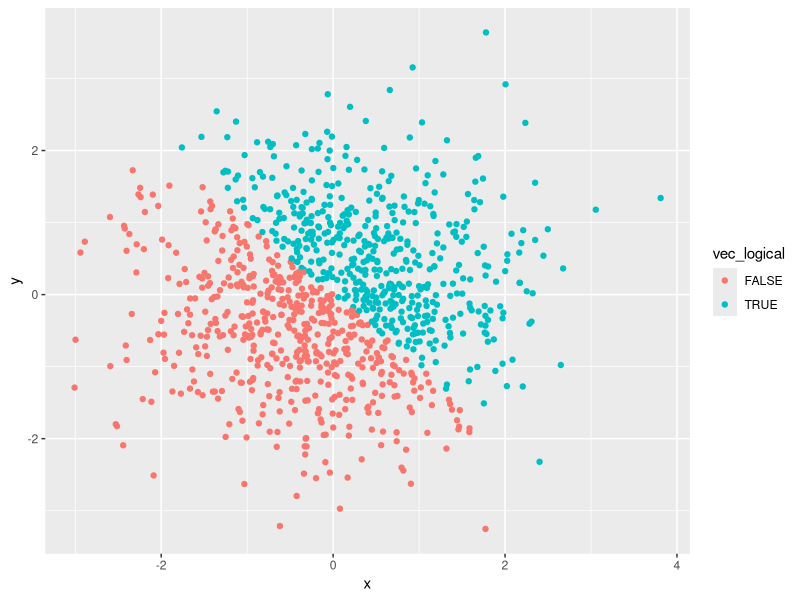
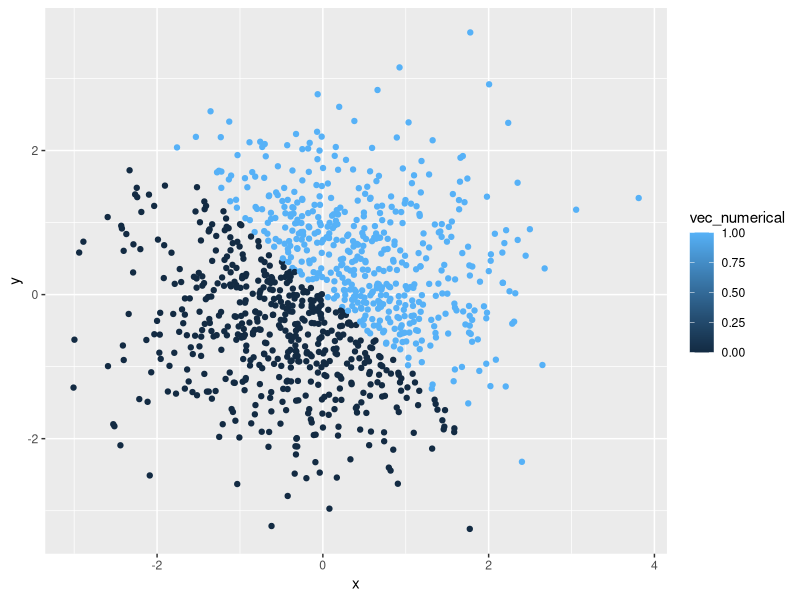
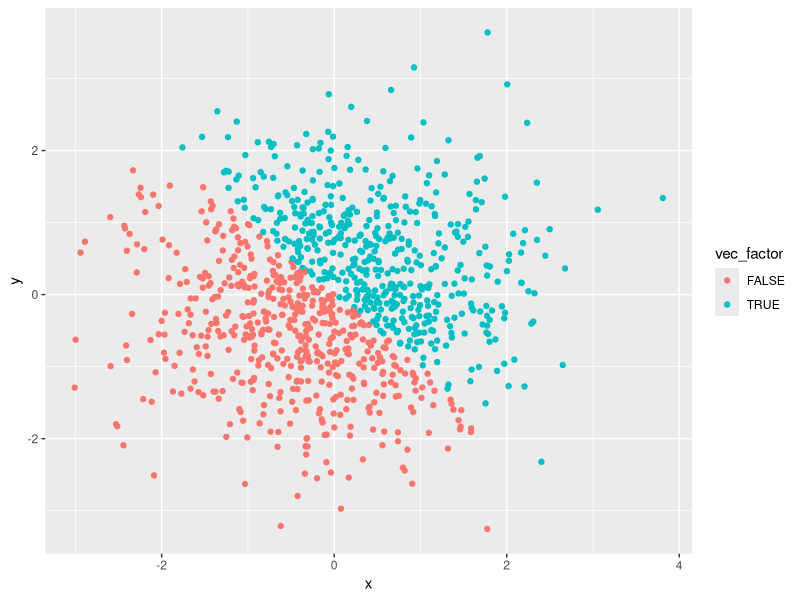
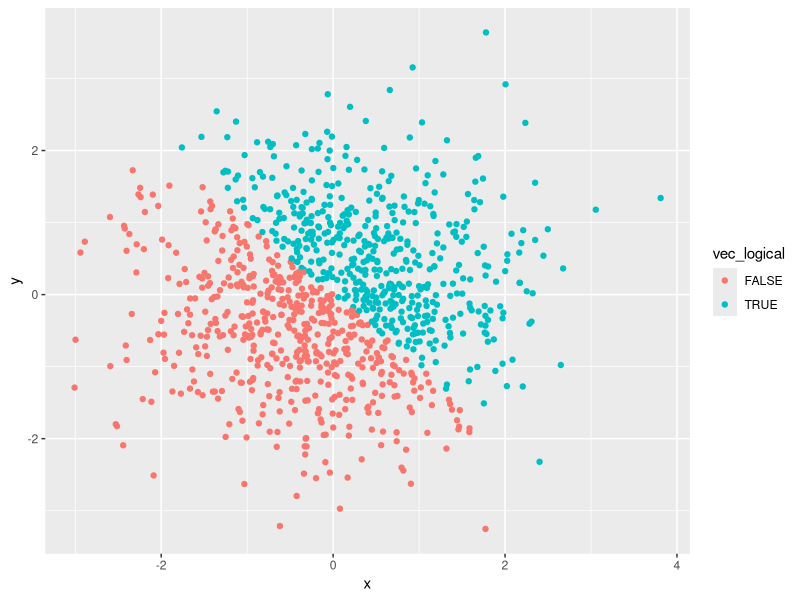
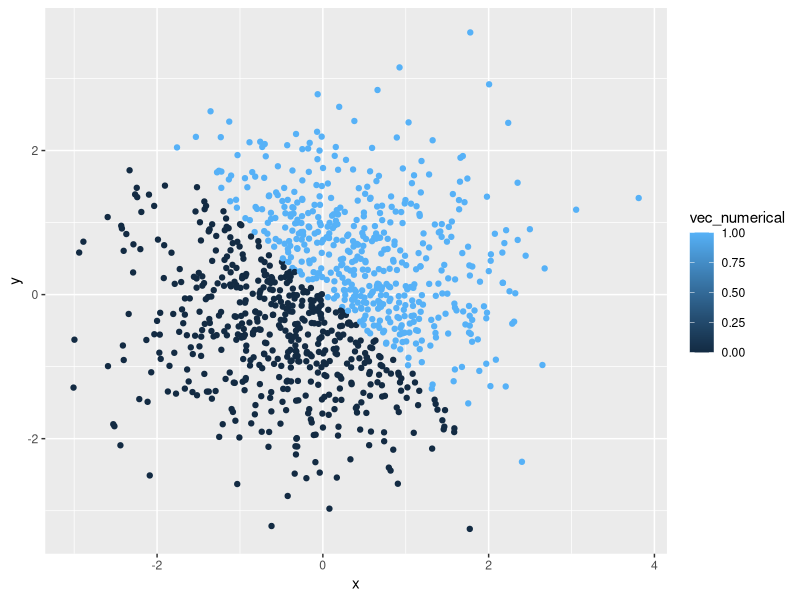
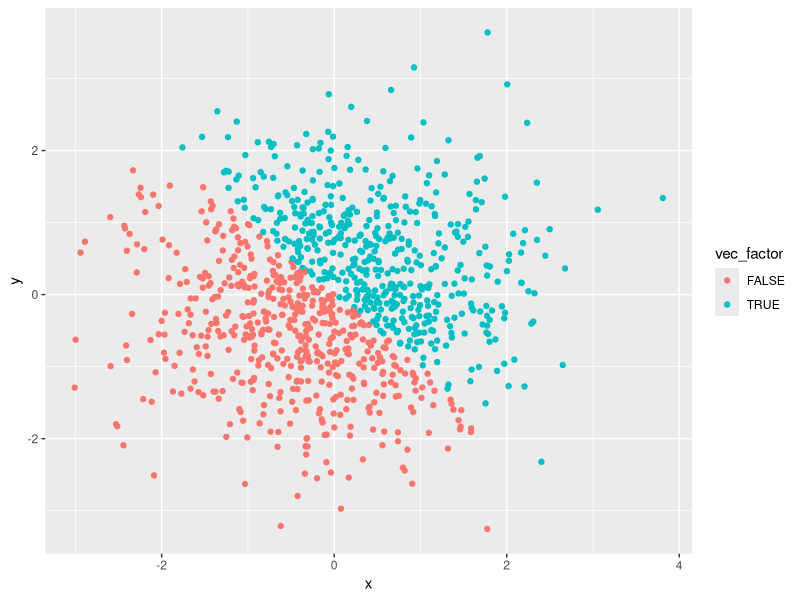

Reproduce these figures in R, in order.
## ---- chunk 1
library(tidyverse)
set.seed(1)
problem1_df = tibble(
rsamp = runif(10, 0, 5),
vec_log = rsamp > 2,
vec_char = c("I", "hope", "I", "did", "okay", "for", "my", "first", "P8105", "homework"),

vec_fac = factor(c("heads", "tails", "heads", "heads", "tails", "heads", "tails", "tails", "heads", "tails"))


)



## ---- chunk 2
mean(problem1_df$rsamp)
mean(problem1_df$vec_log)
mean(problem1_df$vec_char)
mean(problem1_df$vec_fac)
## ---- chunk 3
as.numeric(problem1_df$vec_log)
as.numeric(problem1_df$vec_char)
as.numeric(problem1_df$vec_fac)
## ---- chunk 4
as.numeric(as.factor(problem1_df$vec_char))
as.numeric(as.character(problem1_df$vec_fac))
## ---- chunk 5

library(tidyverse)
set.seed(1)

problem_df = tibble(
 x = rnorm(1000),
 y = rnorm(1000),
vec_logical = c(x + y > 0),
vec_numerical = as.numeric(vec_logical),
vec_factor = as.factor(vec_logical)
)

## ---- chunk 6

ggplot(problem_df, aes(x = x, y = y, color = vec_logical)) + geom_point()
ggsave("logical_scatter_plot.pdf")
## ---- chunk 7
ggplot(problem_df, aes(x = x, y = y, color = vec_numerical)) + geom_point()
ggsave("num_scatter_plot.pdf")
## ---- chunk 8
ggplot(problem_df, aes(x = x, y = y, color = vec_factor)) + geom_point()
ggsave("factor_scatter_plot.pdf")
